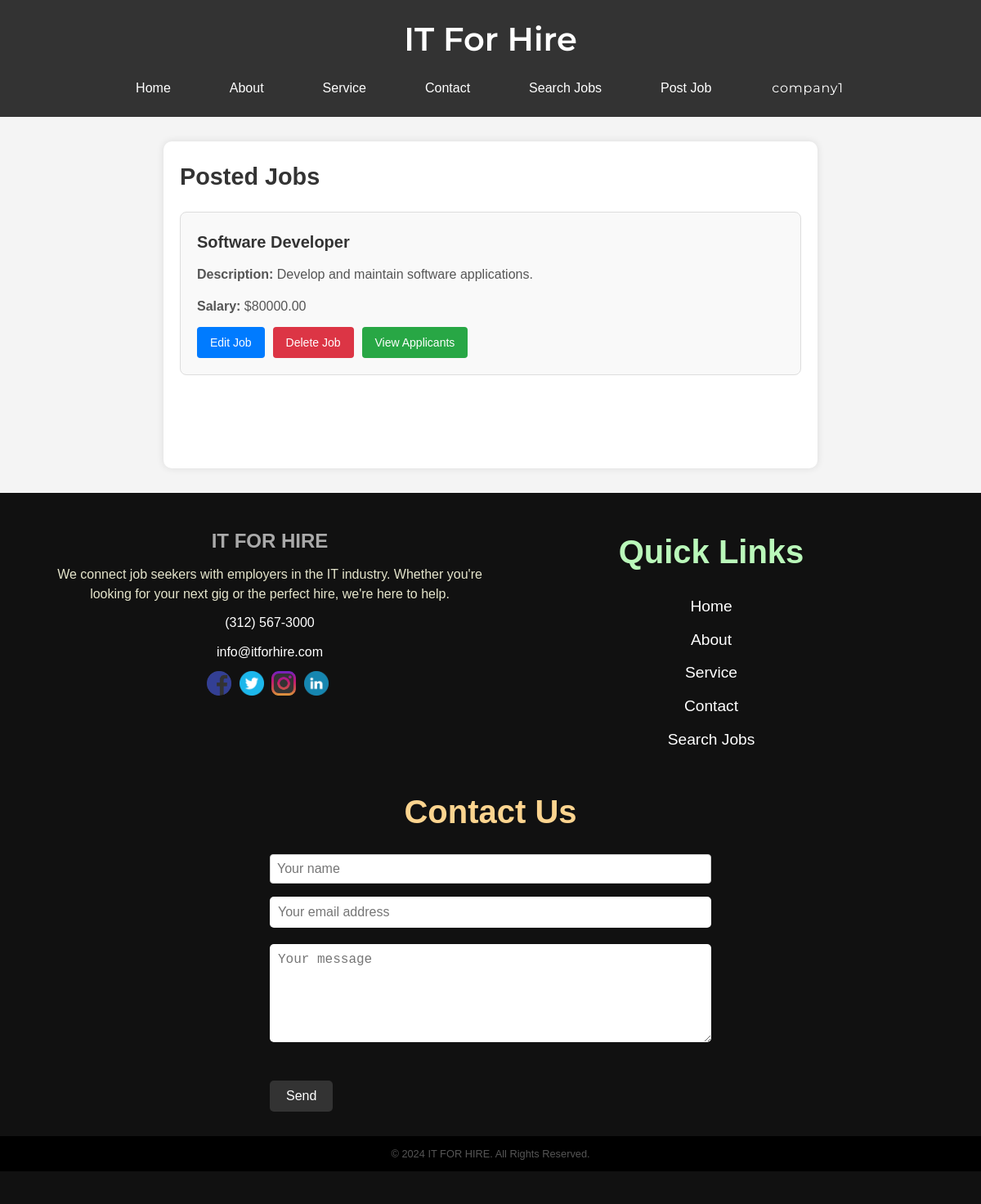
The app's page /posted_job.php (signed in), older data.
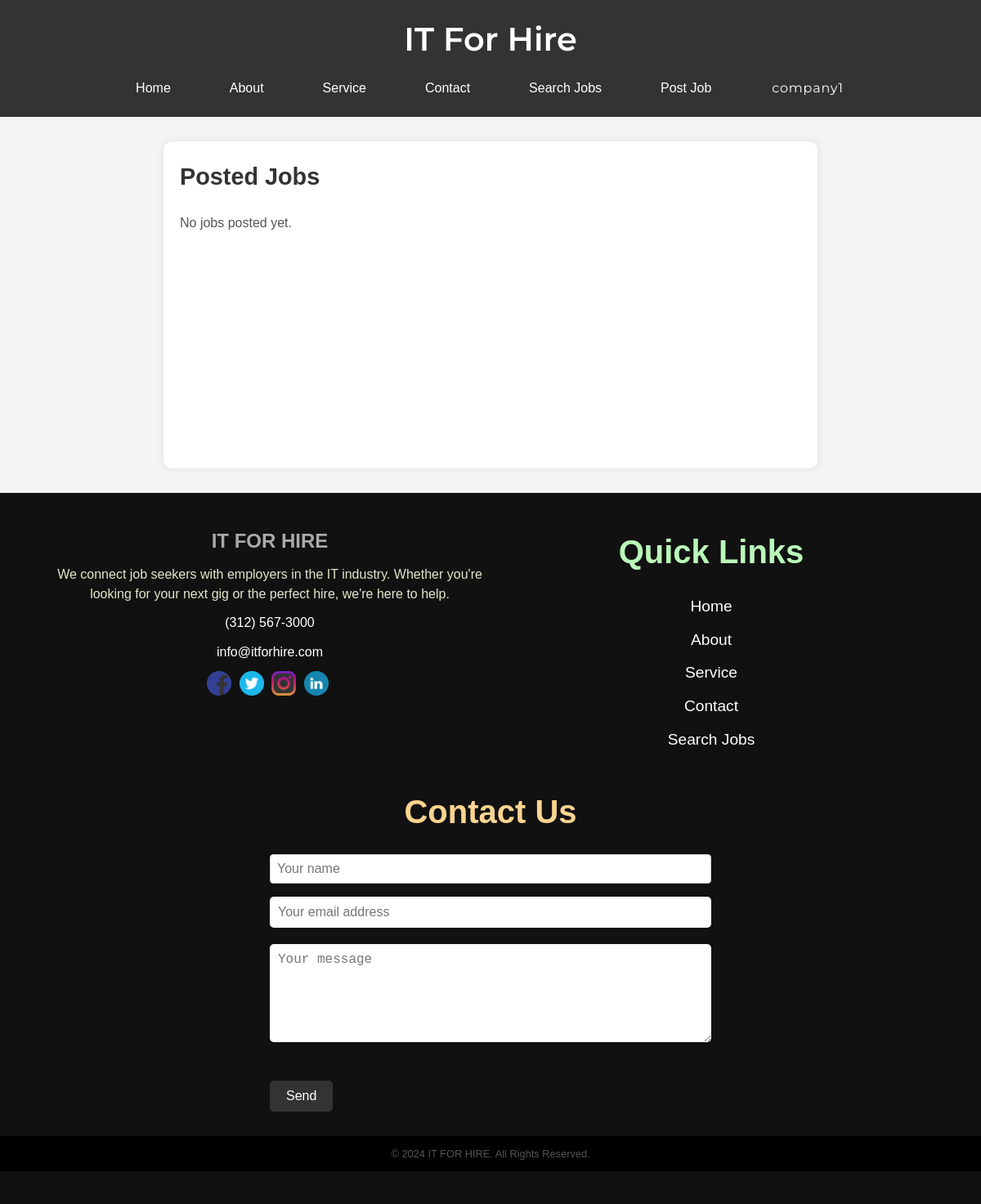
The same page, newer data.
### tables this page shows
CREATE TABLE jobs (
    job_id INT AUTO_INCREMENT PRIMARY KEY,
    company_id INT NOT NULL,
    category_id INT NOT NULL,
    title VARCHAR(255) NOT NULL,
    description TEXT,
    salary DECIMAL(10, 2),
    FOREIGN KEY (company_id) REFERENCES companies(company_id),
    FOREIGN KEY (category_id) REFERENCES categories(category_id)
);

### posted_job.php (the view, shortened to what this page needs)
<?php
include('db.php');
$company_id = $_SESSION['company_id'];
$query = $conn->prepare("SELECT * FROM jobs WHERE company_id = ?");
$query->bind_param("i", $company_id);
$query->execute();
$result = $query->get_result();
?>
<!DOCTYPE html>
<html lang="en">
<head>
    <link rel="stylesheet" href="css/style.css">
</head>
<body>
    <?php include('header.php'); ?>
    <div class="container">
        <h2>Posted Jobs</h2>
        <?php
        if ($result->num_rows > 0) {
            while ($row = $result->fetch_assoc()) {
                echo '<div class="job">';
                echo '<h3>' . $row['title'] . '</h3>';
                echo '<p><strong>Description:</strong> ' . $row['description'] . '</p>';
                echo '<p><strong>Salary:</strong> $' . $row['salary'] . '</p>';
                echo '<a href="edit_job.php?job_id=' . $row['job_id'] . '" class="edit-job">Edit Job</a>';
                echo '<a href="delete_job.php?job_id=' . $row['job_id'] . '" class="delete-job" onclick="return confirm(\'Are you sure you want to delete this job?\')">Delete Job</a>';
                echo '<a href="applicants.php?job_id=' . $row['job_id'] . '" class="view-applicants">View Applicants</a>';
                echo '</div>';
            }
        } else {
            echo '<p>No jobs posted yet.</p>';
        }
        ?>
    </div>
    <?php include('footer.php'); ?>
</body>
</html>

Row changes from the older to the newer data that the page shows:
removed jobs: title "Software Developer", description "Develop and maintain software applications.", salary "80000.00"
Text that changed along with them:
text now shown: "No jobs posted yet."
